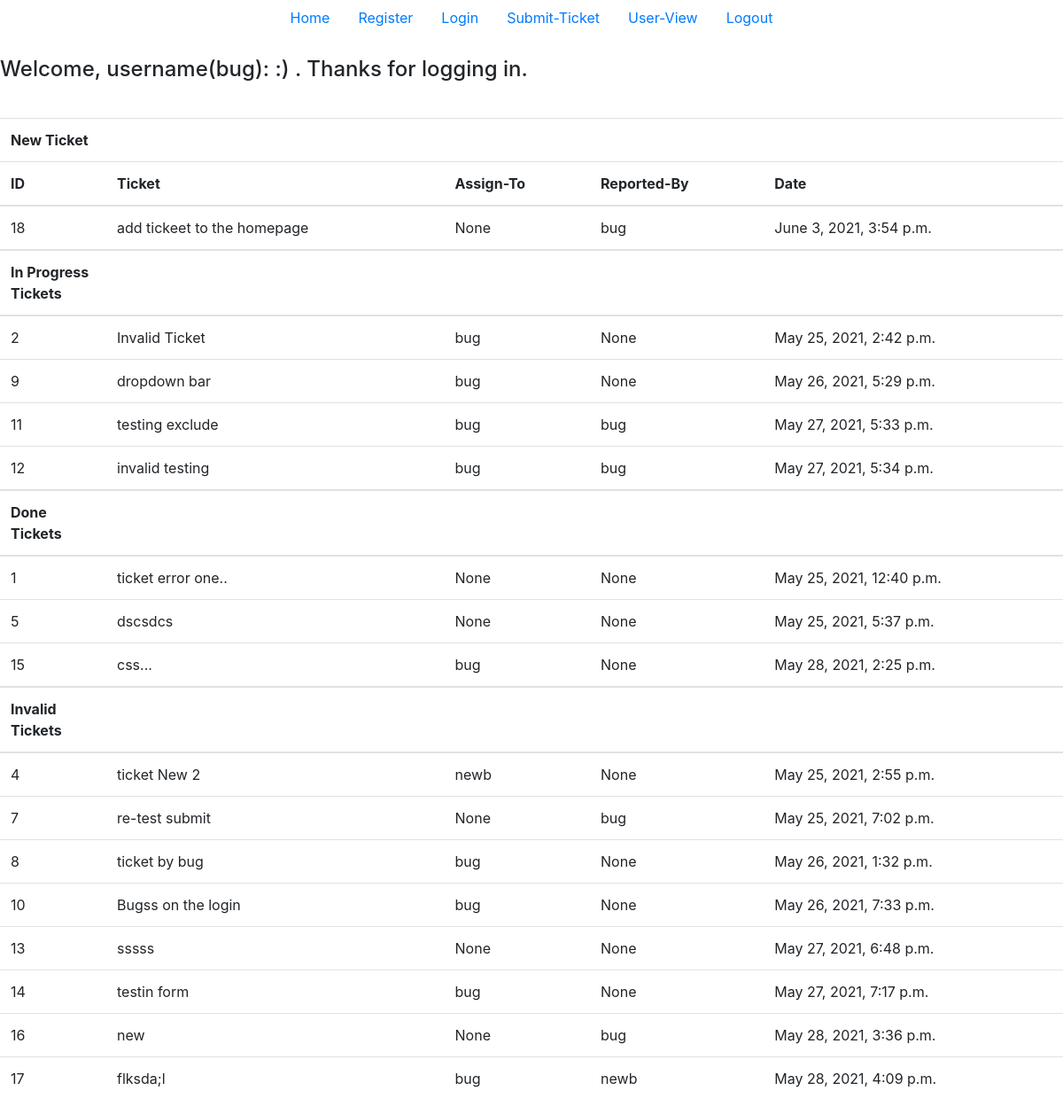
The app's page / (signed in) with its own data.
### customuser/models.py (models this page shows)
class CustomUser(AbstractUser):
    displayname = models.CharField(max_length=30)
    def __str__(self):
        return self.username

### homepage/models.py (models this page shows)
class TicketModel(models.Model):
    title = models.CharField(max_length=200, null=True)
    date_filed = models.DateTimeField(auto_now_add=True)
    description = models.TextField(null=True)
    ticket_submitted = models.ForeignKey(CustomUser, related_name="ticket_submitted", on_delete=models.CASCADE, null=True) # noqa
    ticket_assigned = models.ForeignKey(CustomUser, related_name="ticket_assigned", on_delete=models.CASCADE, null=True) # noqa
    ticket_completed = models.ForeignKey(CustomUser, related_name="ticket_completed", on_delete=models.CASCADE, null=True) # noqa
    class ticket_status(models.TextChoices):
        New = 'N', ('New')
        InProgress = 'P', ('In Progress')
        Done = 'D', ('Done')
        Invalid = 'I', ('Invalid')
    status = models.CharField(
        max_length=10, choices=ticket_status.choices, default='New')
    def __str__(self):
        return self.title

### homepage/views.py (the view)
# urls.py: 2. Add a URL to urlpatterns:  path('', views.home, name='home')
@login_required(login_url='loginview')
def home(request):
    tickets = TicketModel.objects.all()
    new = TicketModel.objects.filter(status='New')
    inprogess = TicketModel.objects.filter(status='In Progress')
    done = TicketModel.objects.filter(status='Done')
    invalid = TicketModel.objects.filter(status='Invalid')
    return render(request, 'home.html', {
        'tickets': tickets,
        'new': new,
        'inprogress': inprogess,
        'done': done,
        'invalid': invalid})

### templates/home.html (shortened to what this page needs)
<!doctype html>
<html lang="en">
<head>
  <link rel="stylesheet" href="https://maxcdn.bootstrapcdn.com/bootstrap/4.0.0/css/bootstrap.min.css">
</head>
<body>
{% block content %}
<ul class="nav justify-content-center">
    <li class="nav-item">
      <a class="nav-link active" href="/">Home</a>
    </li>
    <li class="nav-item">
      <a class="nav-link" href="/register/">Register</a>
    </li>
    <li class="nav-item">
      <a class="nav-link" href="/login/">Login</a>
    </li>
    <li class="nav-item">
        <a class="nav-link" href="/submit/">Submit-Ticket</a>
    </li>
    <li class="nav-item">
        <a class="nav-link" href="/user/{{ user.id }}/">User-View</a>
    </li>
    <li class="nav-item">
        <a class="nav-link" href="/logout/">Logout</a>
    </li>
  </ul>
  <br>
<h4>
    {% if user.is_authenticated %}
        <p>Welcome, username({{ user.get_username|default:'Guest' }}): {{user.displayname |default:':)'}} <b>{{ user.get_full_name}}</b>. Thanks for logging in.</p>
    {% else %}
        <p>Welcome, new user. Please log in.</p>
    {% endif %}
</h4>
<br>
<table class="table table-hover">
    <tr>
      <th scope="col">New Ticket</th>
      <th scope="col"></th>
      <th scope="col"></th>
      <th scope="col"></th>
      <th scope="col"></th>
    </tr>
    <tr>
        <th scope="col" style="width: 10%">ID</th>
        <th scope="col">Ticket</th>
        <th scope="col">Assign-To</th>
        <th scope="col">Reported-By</th>
        <th scope="col">Date</th>
      </tr>
  <tbody>
    {% for foo in new %}
    <tr data-href="/ticket/{{ foo.id }}/">
            <td scope="row">{{ foo.id }}</td>
      <td>{{ foo }}</td>
      <td>{{ foo.ticket_assigned }}</td>
      <td>{{ foo.ticket_submitted }}</td>
      <td>{{ foo.date_filed }}</td>
    {% endfor %}
    </tr>
  </tbody>
    <tr>
      <th scope="col">In Progress Tickets</th>
      <th scope="col"></th>
      <th scope="col"></th>
      <th scope="col"></th>
    </tr>
  <tbody>
    {% for foo in inprogress %}
    <tr data-href="/ticket/{{ foo.id }}/">
            <td scope="row">{{ foo.id }}</td>
      <td>{{ foo }}</td>
      <td>{{ foo.ticket_assigned }}</td>
      <td>{{ foo.ticket_submitted }}</td>
      <td>{{ foo.date_filed }}</td>
    {% endfor %}
    </tr>
  </tbody>
    <tr>
      <th scope="col">Done Tickets</th>
      <th scope="col"></th>
      <th scope="col"></th>
      <th scope="col"></th>
    </tr>
  <tbody>
    {% for foo in done %}
    <tr data-href="/ticket/{{ foo.id }}/">
            <td scope="row">{{ foo.id }}</td>
      <td>{{ foo }}</td>
      <td>{{ foo.ticket_assigned }}</td>
      <td>{{ foo.ticket_submitted }}</td>
      <td>{{ foo.date_filed }}</td>
    {% endfor %}
    </tr>
  </tbody>
    <tr>
      <th scope="col">Invalid Tickets</th>
      <th scope="col"></th>
      <th scope="col"></th>
      <th scope="col"></th>
    </tr>
  <tbody>
    {% for foo in invalid %}
    <tr data-href="/ticket/{{ foo.id }}/">
            <td scope="row">{{ foo.id }}</td>
      <td>{{ foo }}</td>
      <td>{{ foo.ticket_assigned }}</td>
      <td>{{ foo.ticket_submitted }}</td>
      <td>{{ foo.date_filed }}</td>
    {% endfor %}
    </tr>
  </tbody>
</table>
{% endblock %}
</body>
</html>

### records on screen
CustomUser: get_username "bug", displayname ":)"
TicketModel: id "18", title "add tickeet to the homepage", ticket_assigned "None", ticket_submitted "bug", date_filed "June 3, 2021, 3:54 p.m."
TicketModel: id "2", title "Invalid Ticket", ticket_assigned "bug", ticket_submitted "None", date_filed "May 25, 2021, 2:42 p.m."
TicketModel: id "9", title "dropdown bar", ticket_assigned "bug", ticket_submitted "None", date_filed "May 26, 2021, 5:29 p.m."
TicketModel: id "11", title "testing exclude", ticket_assigned "bug", ticket_submitted "bug", date_filed "May 27, 2021, 5:33 p.m."
TicketModel: id "12", title "invalid testing", ticket_assigned "bug", ticket_submitted "bug", date_filed "May 27, 2021, 5:34 p.m."
TicketModel: id "1", title "ticket error one..", ticket_assigned "None", ticket_submitted "None", date_filed "May 25, 2021, 12:40 p.m."
TicketModel: id "5", title "dscsdcs", ticket_assigned "None", ticket_submitted "None", date_filed "May 25, 2021, 5:37 p.m."
TicketModel: id "15", title "css...", ticket_assigned "bug", ticket_submitted "None", date_filed "May 28, 2021, 2:25 p.m."
TicketModel: id "4", title "ticket New 2", ticket_assigned "newb", ticket_submitted "None", date_filed "May 25, 2021, 2:55 p.m."
TicketModel: id "7", title "re-test submit", ticket_assigned "None", ticket_submitted "bug", date_filed "May 25, 2021, 7:02 p.m."
TicketModel: id "8", title "ticket by bug", ticket_assigned "bug", ticket_submitted "None", date_filed "May 26, 2021, 1:32 p.m."
TicketModel: id "10", title "Bugss on the login", ticket_assigned "bug", ticket_submitted "None", date_filed "May 26, 2021, 7:33 p.m."
TicketModel: id "13", title "sssss", ticket_assigned "None", ticket_submitted "None", date_filed "May 27, 2021, 6:48 p.m."
TicketModel: id "14", title "testin form", ticket_assigned "bug", ticket_submitted "None", date_filed "May 27, 2021, 7:17 p.m."
TicketModel: id "16", title "new", ticket_assigned "None", ticket_submitted "bug", date_filed "May 28, 2021, 3:36 p.m."
TicketModel: id "17", title "flksda;l", ticket_assigned "bug", ticket_submitted "newb", date_filed "May 28, 2021, 4:09 p.m."
